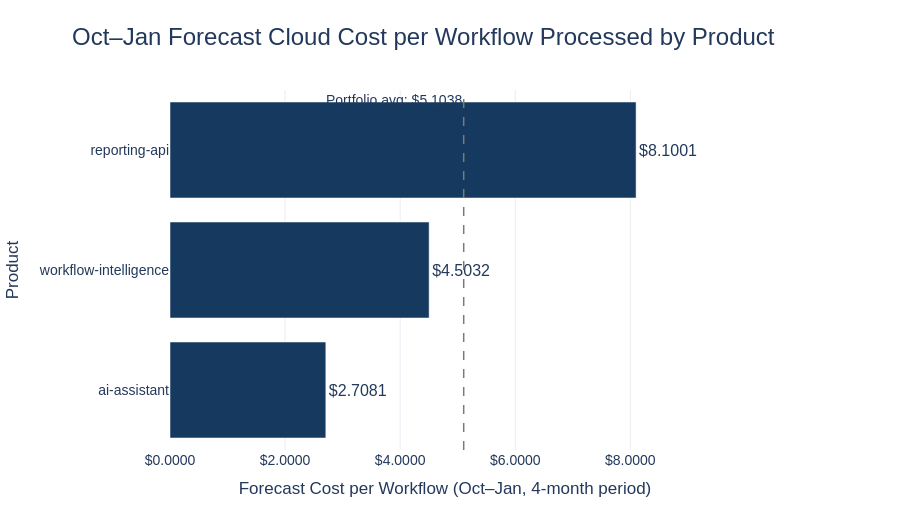

The cell this chart's notebook holds for it:
### Code cell
# checking cost per workflow processed

workflow_df = (
    df.groupby("product_name", dropna=False)
      .agg({
          "forecast_baseline_cost": "sum",
          "workflows_processed": "sum",
      })
      .reset_index()
)

workflow_df = workflow_df[workflow_df["workflows_processed"] > 0].copy()

workflow_df["cost_per_workflow"] = (
    workflow_df["forecast_baseline_cost"] / workflow_df["workflows_processed"]
)

workflow_df = workflow_df.sort_values("cost_per_workflow", ascending=True)

workflow_avg = workflow_df["cost_per_workflow"].mean()

fig = px.bar(
    workflow_df,
    x="cost_per_workflow",
    y="product_name",
    orientation="h",
    text="cost_per_workflow",
    title="Oct–Jan Forecast Cloud Cost per Workflow Processed by Product",
)

fig.update_traces(
    marker_color="#163A5F",
    texttemplate="$%{text:,.4f}",
    textposition="outside",
    cliponaxis=False,
    outsidetextfont=dict(size=16, color="#23395B"),
    hovertemplate=(
        "<b>%{y}</b><br>"
        "Forecast cost per workflow: $%{x:,.4f}"
        "<extra></extra>"
    ),
)

max_x = workflow_df["cost_per_workflow"].max()

fig.add_vline(
    x=workflow_avg,
    line_dash="dash",
    line_color="#7A7A7A",
    line_width=1.5,
    annotation_text=f"Portfolio avg: ${workflow_avg:,.4f}",
    annotation_position="top left"
)

fig.update_layout(
    template="plotly_white",
    height=520,
    showlegend=False,
    title=dict(x=0.08, xanchor="left", font=dict(size=24, color="#23395B")),
    margin=dict(l=150, r=180, t=90, b=70),
    xaxis=dict(
        title="Forecast Cost per Workflow (Oct–Jan, 4-month period)",
        tickprefix="$",
        tickformat=",.4f",
        showgrid=True,
        gridcolor="#E8EDF3",
        zeroline=False,
        range=[0, max_x * 1.18]
    ),
    yaxis=dict(title="Product", showgrid=False),
    uniformtext_minsize=14,
    uniformtext_mode="show",
    plot_bgcolor="white",
    paper_bgcolor="white",
    font=dict(family="Arial", size=14, color="#23395B")
)

fig.show()

### Figure 1 — Plotly figure (JSON) as saved in the notebook; plotly's stock layout.template omitted (floating-point values rounded to 4 significant figures)
{"data": [{"cliponaxis": false, "hovertemplate": "<b>%{y}</b><br>Forecast cost per workflow: $%{x:,.4f}<extra></extra>", "legendgroup": "", "marker": {"color": "#163A5F", "pattern": {"shape": ""}}, "name": "", "orientation": "h", "outsidetextfont": {"color": "#23395B", "size": 16}, "showlegend": false, "text": [2.708, 4.503, 8.1], "textposition": "outside", "texttemplate": "$%{text:,.4f}", "type": "bar", "x": [2.708, 4.503, 8.1], "xaxis": "x", "y": ["ai-assistant", "workflow-intelligence", "reporting-api"], "yaxis": "y"}], "layout": {"annotations": [{"showarrow": false, "text": "Portfolio avg: $5.1038", "x": 5.104, "xanchor": "right", "xref": "x", "y": 1, "yanchor": "top", "yref": "y domain"}], "barmode": "relative", "font": {"color": "#23395B", "family": "Arial", "size": 14}, "height": 520, "legend": {"tracegroupgap": 0}, "margin": {"b": 70, "l": 150, "r": 180, "t": 90}, "paper_bgcolor": "white", "plot_bgcolor": "white", "shapes": [{"line": {"color": "#7A7A7A", "dash": "dash", "width": 1.5}, "type": "line", "x0": 5.104, "x1": 5.104, "xref": "x", "y0": 0, "y1": 1, "yref": "y domain"}], "showlegend": false, "title": {"font": {"color": "#23395B", "size": 24}, "text": "Oct–Jan Forecast Cloud Cost per Workflow Processed by Product", "x": 0.08, "xanchor": "left"}, "uniformtext": {"minsize": 14, "mode": "show"}, "xaxis": {"anchor": "y", "domain": [0, 1], "gridcolor": "#E8EDF3", "range": [0, 9.558], "showgrid": true, "tickformat": ",.4f", "tickprefix": "$", "title": {"text": "Forecast Cost per Workflow (Oct–Jan, 4-month period)"}, "zeroline": false}, "yaxis": {"anchor": "x", "domain": [0, 1], "showgrid": false, "title": {"text": "Product"}}}}
